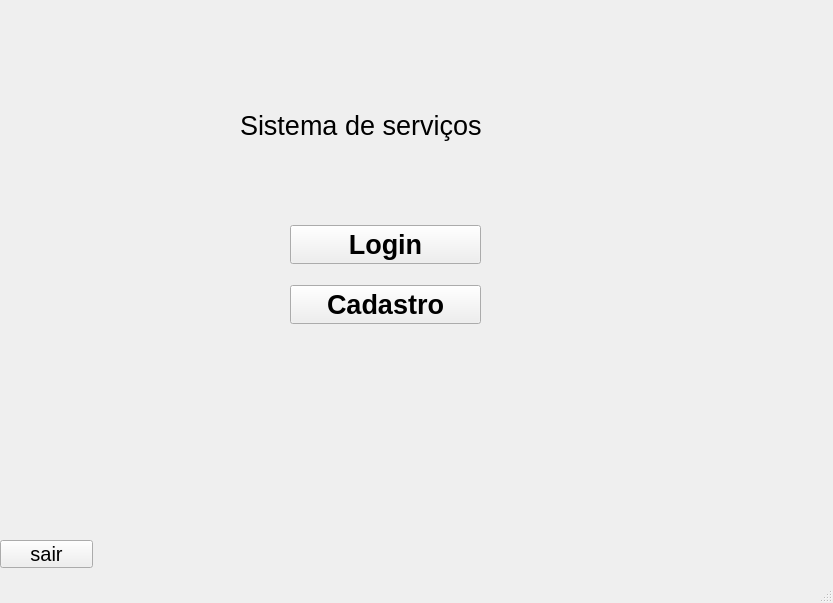
<?xml version="1.0" encoding="UTF-8"?>
<ui version="4.0">
 <class>MainWindow</class>
 <widget class="QMainWindow" name="MainWindow">
  <property name="geometry">
   <rect>
    <x>0</x>
    <y>0</y>
    <width>833</width>
    <height>603</height>
   </rect>
  </property>
  <property name="windowTitle">
   <string>MainWindow</string>
  </property>
  <widget class="QWidget" name="centralwidget">
   <widget class="QLabel" name="label">
    <property name="geometry">
     <rect>
      <x>240</x>
      <y>110</y>
      <width>291</width>
      <height>31</height>
     </rect>
    </property>
    <property name="font">
     <font>
      <pointsize>20</pointsize>
     </font>
    </property>
    <property name="text">
     <string>Sistema de serviços</string>
    </property>
   </widget>
   <widget class="QPushButton" name="sair">
    <property name="geometry">
     <rect>
      <x>0</x>
      <y>540</y>
      <width>93</width>
      <height>28</height>
     </rect>
    </property>
    <property name="font">
     <font>
      <pointsize>15</pointsize>
     </font>
    </property>
    <property name="text">
     <string>sair</string>
    </property>
   </widget>
   <widget class="QWidget" name="">
    <property name="geometry">
     <rect>
      <x>290</x>
      <y>210</y>
      <width>191</width>
      <height>131</height>
     </rect>
    </property>
    <layout class="QVBoxLayout" name="verticalLayout">
     <item>
      <widget class="QPushButton" name="login_inicial">
       <property name="font">
        <font>
         <pointsize>20</pointsize>
         <weight>75</weight>
         <bold>true</bold>
        </font>
       </property>
       <property name="text">
        <string>Login</string>
       </property>
      </widget>
     </item>
     <item>
      <widget class="QPushButton" name="cadastro">
       <property name="font">
        <font>
         <pointsize>20</pointsize>
         <weight>75</weight>
         <bold>true</bold>
        </font>
       </property>
       <property name="text">
        <string>Cadastro</string>
       </property>
      </widget>
     </item>
    </layout>
   </widget>
  </widget>
  <widget class="QMenuBar" name="menubar">
   <property name="geometry">
    <rect>
     <x>0</x>
     <y>0</y>
     <width>833</width>
     <height>26</height>
    </rect>
   </property>
  </widget>
  <widget class="QStatusBar" name="statusbar"/>
 </widget>
 <resources/>
 <connections/>
</ui>
